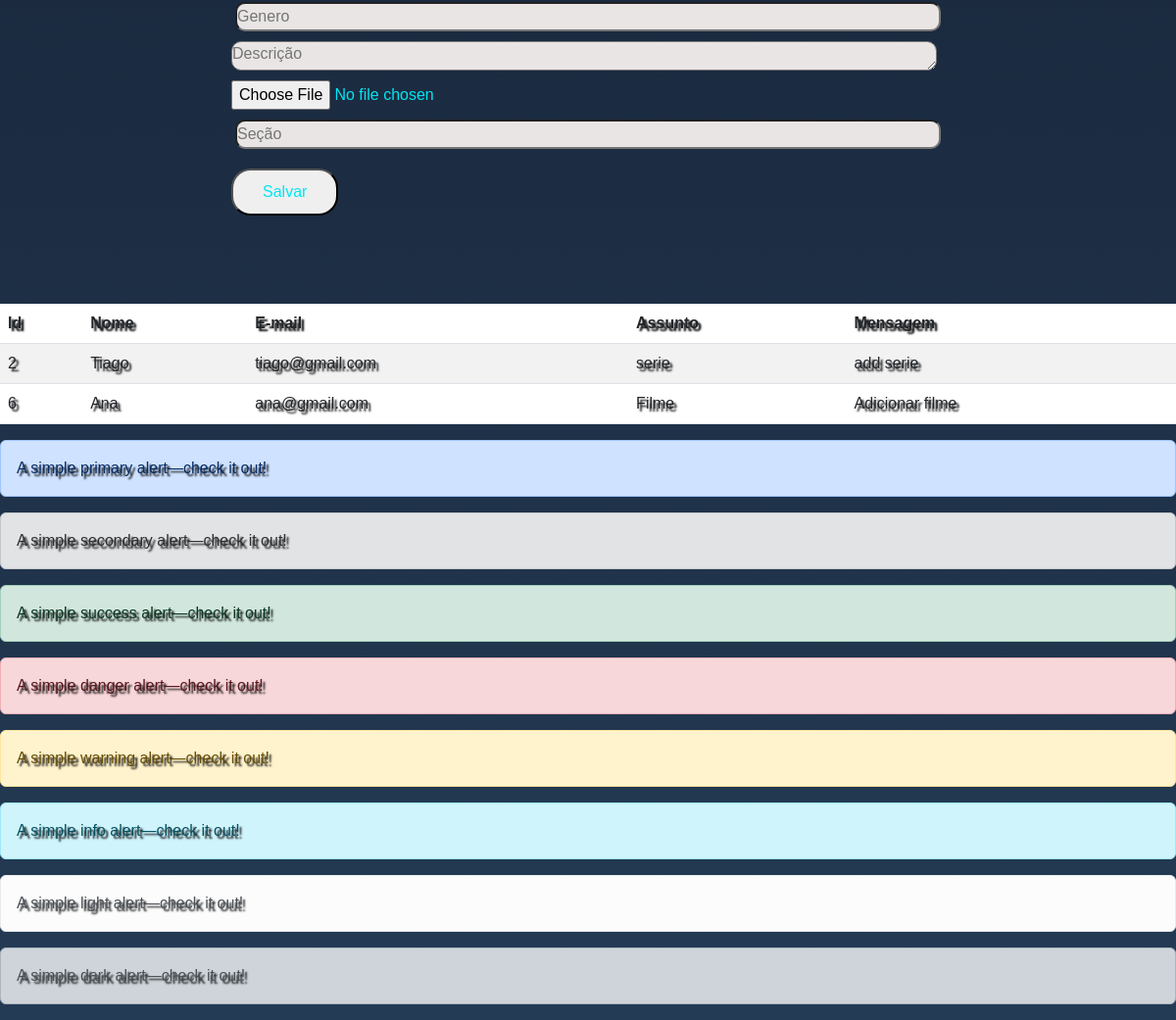
Before: /administrador.php (lower part) with the older database file.
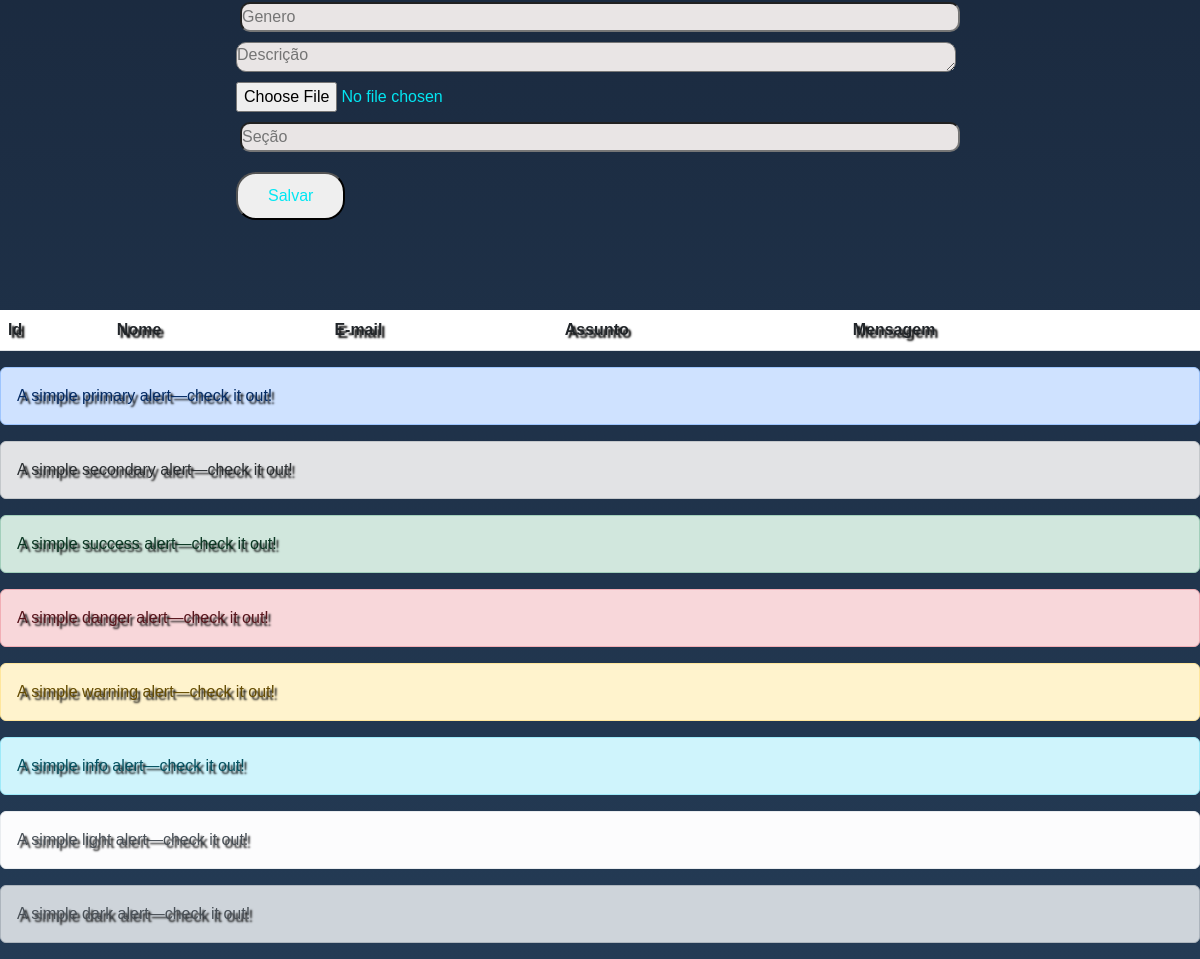
After: the same page with the newer database file.
### tables this page shows
CREATE TABLE IF NOT EXISTS `tbcontato` (
  `idContato` int(11) NOT NULL AUTO_INCREMENT,
  `nomeContato` varchar(40) DEFAULT NULL,
  `emailContato` varchar(40) DEFAULT NULL,
  `assuntoContato` varchar(400) DEFAULT NULL,
  `mensagemContato` varchar(2000) DEFAULT NULL,
  PRIMARY KEY (`idContato`)
);

### administrador.php (called while the page is built)
<?php include("cadastro-filme.php")?>
<?php include("contato-lista.php")?>

### contato-lista.php (the view, shortened to what this page needs)
<?php include("conexao.php"); ?>
<!DOCTYPE html>
<html lang="en">
<head>
    <link href="https://cdn.jsdelivr.net/npm/bootstrap@5.3.0-alpha3/dist/css/bootstrap.min.css" rel="stylesheet">
</head>
<body>
    <section>
        <table class="table table-striped">
            <thead>
            <tr>
                <th scope="col">Id</th>
                <th scope="col">Nome</th>
                <th scope="col">E-mail</th>
                <th scope="col">Assunto</th>
                <th scope="col">Mensagem</th>
            </tr>
            </thead>
            <tbody>
            <?php
                $stmt = $pdo->prepare("select * from tbcontato");
                $stmt ->execute();
                while($row = $stmt ->fetch(PDO::FETCH_BOTH)){
                    echo "<tr class='celula'>";
                        echo "<td> $row[0] </td>";
                        echo "<td> $row[1] </td>";
                        echo "<td> $row[2] </td>";
                        echo "<td> $row[3] </td>";
                        echo "<td> $row[4] </td>";
                    echo "</tr>";
                }
            ?>
            </tbody>
        </table>
    </section>
    <div class="alert alert-primary" role="alert">
  A simple primary alert—check it out!
</div>
<div class="alert alert-secondary" role="alert">
  A simple secondary alert—check it out!
</div>
<div class="alert alert-success" role="alert">
  A simple success alert—check it out!
</div>
<div class="alert alert-danger" role="alert">
  A simple danger alert—check it out!
</div>
<div class="alert alert-warning" role="alert">
  A simple warning alert—check it out!
</div>
<div class="alert alert-info" role="alert">
  A simple info alert—check it out!
</div>
<div class="alert alert-light" role="alert">
  A simple light alert—check it out!
</div>
<div class="alert alert-dark" role="alert">
  A simple dark alert—check it out!
</div>
</body>
</html>

Changed rows visible on the page:
removed tbcontato: idContato "2", nomeContato "Tiago", emailContato "tiago@gmail.com", assuntoContato "serie", mensagemContato "add serie"
removed tbcontato: idContato "6", nomeContato "Ana", emailContato "ana@gmail.com", assuntoContato "Filme", mensagemContato "Adicionar filme"
